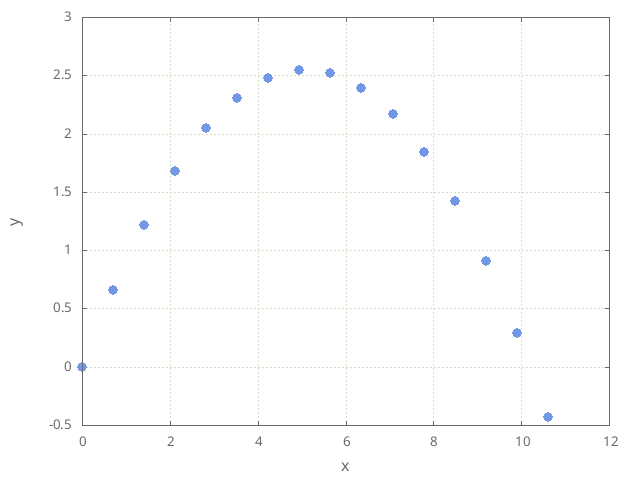

Source code (gnuplot):
set term png enhanced
set output "projectile.png"

set xlabel "x"
set ylabel "y"

set grid

plot "out" using 2:3 notitle
